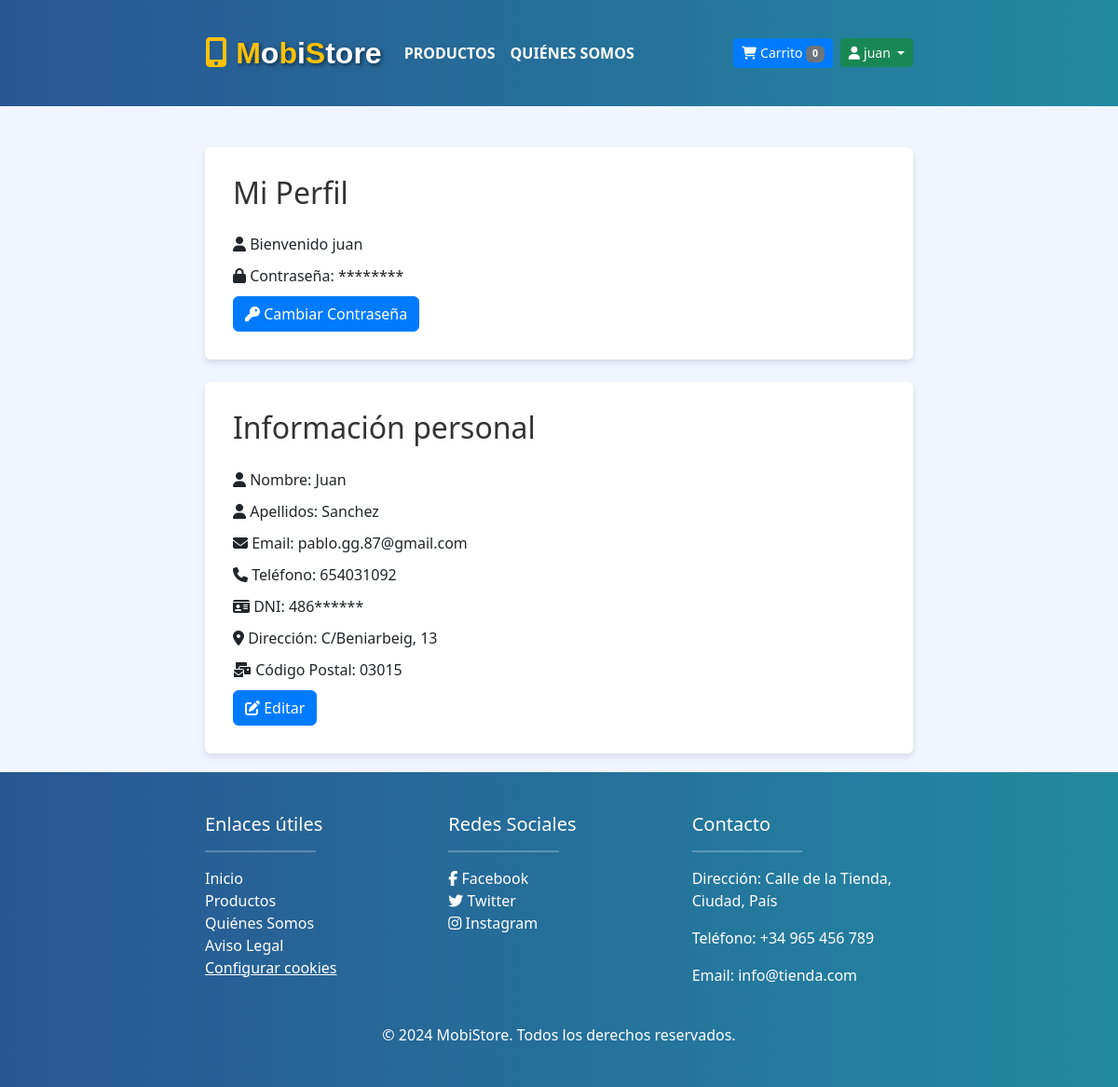
The app's page /perfil.php (signed in) with its own data.
### tables this page shows
CREATE TABLE `usuarios` (
  `id` int(11) NOT NULL,
  `usuario` varchar(30) NOT NULL,
  `password` varchar(120) NOT NULL,
  `activacion` int(11) NOT NULL DEFAULT 0,
  `token` varchar(40) NOT NULL,
  `token_password` varchar(40) DEFAULT NULL,
  `password_request` int(11) NOT NULL DEFAULT 0,
  `id_cliente` int(11) NOT NULL
);

CREATE TABLE `clientes` (
  `id` int(11) NOT NULL,
  `nombres` varchar(80) NOT NULL,
  `apellidos` varchar(100) NOT NULL,
  `email` varchar(50) NOT NULL,
  `telefono` varchar(9) NOT NULL,
  `dni` varchar(9) NOT NULL,
  `direccion` varchar(300) NOT NULL,
  `codigopostal` varchar(5) NOT NULL,
  `estatus` tinyint(4) NOT NULL,
  `fecha_alta` datetime NOT NULL,
  `fecha_modifica` datetime DEFAULT NULL,
  `fecha_baja` datetime DEFAULT NULL
);

### perfil.php (the view, shortened to what this page needs)
<?php
$db = new Database();
$con = $db->conectar();
if (isset($_SESSION['user_id'])) {
    $user_id = $_SESSION['user_id'];
    $usuario = obtenerInformacionUsuario($user_id, $con);
    $cliente = obtenerInformacionCliente($usuario['id_cliente'], $con);
}
function obtenerInformacionUsuario($user_id, $con)
{
    $sql = $con->prepare("SELECT * FROM usuarios WHERE id = ?");
    $sql->execute([$user_id]);
    return $sql->fetch(PDO::FETCH_ASSOC);
}
function obtenerInformacionCliente($cliente_id, $con)
{
    $sql = $con->prepare("SELECT * FROM clientes WHERE id = ?");
    $sql->execute([$cliente_id]);
    return $sql->fetch(PDO::FETCH_ASSOC);
}
?>
<head>
    <link href="https://cdn.jsdelivr.net/npm/bootstrap@5.3.3/dist/css/bootstrap.min.css" rel="stylesheet">
    <link href="https://cdnjs.cloudflare.com/ajax/libs/font-awesome/6.5.1/css/all.min.css" rel="stylesheet">
</head>
<body>
    <?php include 'layout/menu1.php'; ?>
    <div class="container mt-4">
        <div class="card">
            <div class="card-body">
                <h2 class="card-title mb-4">Mi Perfil</h2>
                <?php if (isset($usuario)) : ?>
                    <p><i class="fas fa-user"></i> Bienvenido <?php echo htmlspecialchars($usuario['usuario'], ENT_QUOTES, 'UTF-8'); ?></p>
                    <p><i class="fas fa-lock"></i> Contraseña: <?php echo str_repeat('*', min(strlen($usuario['password']), 8)); ?></p>
                    <button type="button" class="btn btn-primary" data-bs-toggle="modal" data-bs-target="#cambiarContrasenaModal">
                        <i class="fas fa-key"></i> Cambiar Contraseña
                    </button>
                <?php else : ?>
                    <p>No se encontró información de usuario.</p>
                <?php endif; ?>
            </div>
        </div>
        <?php if (isset($cliente)) : ?>
            <div class="card mt-4">
                <div class="card-body">
                    <h2 class="card-title mb-4">Información personal</h2>
                    <p><i class="fas fa-user"></i> Nombre: <?php echo htmlspecialchars($cliente['nombres'], ENT_QUOTES, 'UTF-8'); ?></p>
                    <p><i class="fas fa-user"></i> Apellidos: <?php echo htmlspecialchars($cliente['apellidos'], ENT_QUOTES, 'UTF-8'); ?></p>
                    <p><i class="fas fa-envelope"></i> Email: <?php echo htmlspecialchars($cliente['email'], ENT_QUOTES, 'UTF-8'); ?></p>
                    <p><i class="fas fa-phone"></i> Teléfono: <?php echo htmlspecialchars($cliente['telefono'], ENT_QUOTES, 'UTF-8'); ?></p>
                    <?php
                    $dni_oculto = substr($cliente['dni'], 0, -6) . '******';
                    ?>
                    <p><i class="fas fa-id-card"></i> DNI: <?php echo htmlspecialchars($dni_oculto, ENT_QUOTES, 'UTF-8'); ?></p>
                    <p><i class="fas fa-map-marker-alt"></i> Dirección: <?php echo htmlspecialchars($cliente['direccion'], ENT_QUOTES, 'UTF-8'); ?></p>
                    <p><i class="fas fa-mail-bulk"></i> Código Postal: <?php echo htmlspecialchars($cliente['codigopostal'], ENT_QUOTES, 'UTF-8'); ?></p>
                    <a href="editar_perfil.php" class="btn btn-primary"><i class="fas fa-edit"></i> Editar </a>
                </div>
            </div>
        <?php else : ?>
            <p>No se encontró información del cliente.</p>
        <?php endif; ?>
    </div>
    <?php include 'layout/footer.php'; ?>
</body>

### perfil.php (style rules this page uses)
body { background-color: #f0f5ff; }
.container { max-width: 800px; margin: 0 auto; padding: 20px; }
.card { border: none; box-shadow: 0 4px 6px rgba(0, 0, 0, 0.1); }
.card-title { color: #333; }
.card-body { padding: 30px; }
.card-body p { margin-bottom: 10px; }
.btn-primary { background-color: #007bff; border-color: #007bff; }

### records on screen
usuarios: usuario "juan", password "********"
clientes: nombres "Juan", apellidos "Sanchez", email "pablo.gg.87@gmail.com", telefono "654031092", dni "486******", direccion "C/Beniarbeig, 13", codigopostal "03015"

### other values on screen
$num_cart "0"
$_SESSION['user_name'] "juan"
